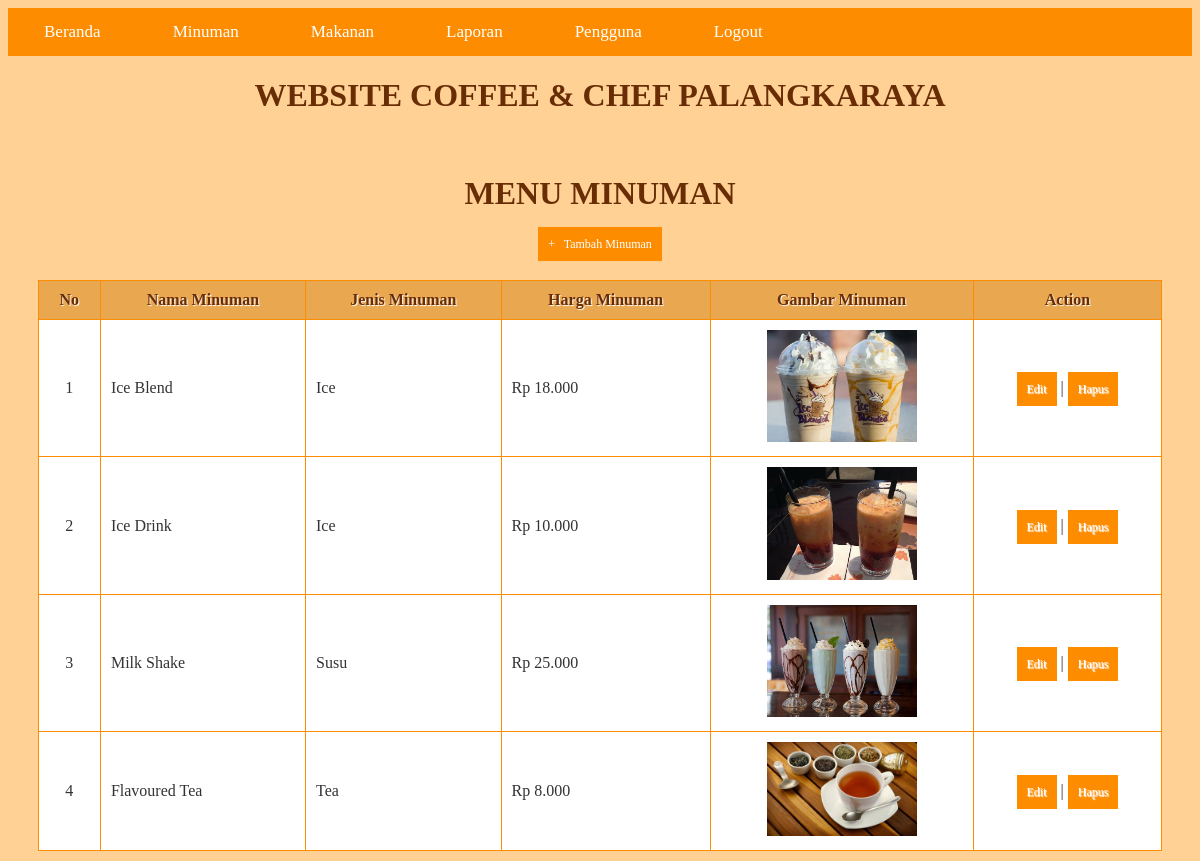
The page /Admin/Minuman/tampil_minuman.php (signed in) on the database its author committed.
### tables this page shows
CREATE TABLE `tabel_menu` (
  `id_menu` int(2) NOT NULL,
  `nama_menu` varchar(50) DEFAULT NULL,
  `kategori_menu` varchar(7) DEFAULT NULL,
  `jenis_menu` varchar(15) DEFAULT NULL,
  `harga_menu` int(9) DEFAULT NULL,
  `gambar_menu` varchar(500) DEFAULT NULL
);

### Admin/Minuman/tampil_minuman.php (the view, shortened to what this page needs)
<?php
  include('../../koneksi.php');
?>
<!DOCTYPE html>
<html>
  <head>
  </head>
  <body bgcolor = "#ffd194">
    <ul>
        <li><a href="../beranda.php">Beranda</a></li>
        <li><a href="tampil_minuman.php">Minuman</a></li>
        <li><a href="../Makanan/tampil_makanan.php">Makanan</a></li>
        <li><a href="../Laporan/tampil_laporan.php">Laporan</a></li>
        <li><a href="../Pengguna/tampil_pengguna.php">Pengguna</a></li>
        <li><a href="../../logout.php">Logout</a></li>
    </ul>
    <center><h1>Website Coffee & Chef Palangkaraya</h1><center>
    <br>
    <center><h1>Menu Minuman</h1><center>
    <center><a href="tambah_minuman.php">+ &nbsp; Tambah Minuman</a><center>
    <br/>
    <table bgcolor = "#ffffff">
      <thead>
        <tr style="margin: 0px auto">
          <th>No</th>
          <th>Nama Minuman</th>
          <th>Jenis Minuman</th>
          <th>Harga Minuman</th>
          <th>Gambar Minuman</th>
          <th>Action</th>
        </tr>
    </thead>
    <tbody>
      <?php
      $query = "SELECT * FROM tabel_menu WHERE kategori_menu='Minuman' ORDER BY id_menu ASC";
      $result = mysqli_query($koneksi, $query);
      $no = 1;
      while($row = mysqli_fetch_assoc($result))
      {
      ?>
       <tr>
          <td style="text-align:center"><?php echo $no; ?></td>
          <td><?php echo $row['nama_menu']; ?></td>
          <td><?php echo $row['jenis_menu']; ?></td>
          <td>Rp <?php echo number_format($row['harga_menu'],0,',','.'); ?></td>
          <td style="text-align: center"><img src="../../Gambar/<?php echo $row['gambar_menu']; ?>" style="width: 150px;"></td>
          <td style="text-align: center">
              <a href="edit_minuman.php?id_menu=<?php echo $row['id_menu']; ?>">Edit</a> |
              <a href="hapus_minuman.php?id_menu=<?php echo $row['id_menu']; ?>" onclick="return confirm('Anda yakin akan menghapus minuman ini?')">Hapus</a>
          </td>
      </tr>
      <?php
        $no++;
      }
      ?>
    </tbody>
    </table>
  </body>
</html>

### Admin/Minuman/tampil_minuman.php (style rules this page uses)
* { font-family: "Trebuchet MS"; }
h1 { text-transform: uppercase; color: #692d06 ; }
table { border: solid 1px #fe8c00; border-collapse: collapse; border-spacing: 0; width: 95%; margin: 10px auto 10px auto; }
table thead th { background-color: #e9a750; border: solid 1px #fe8c00; color: #692d06; padding: 10px; text-align: left; text-shadow: 1px 1px 1px #fff; text-decoration: none; text-align:center; }
table tbody td { border: solid 1px #fe8c00; color: #333; padding: 10px; text-shadow: 1px 1px 1px #fff; }
a { background-color: #fe8c00 ; color: #fff; padding: 10px; text-decoration: none; font-size: 12px; }
ul { list-style-type: none; margin: 0; padding: 0; overflow: hidden; background-color: #fe8c00; font-family: Arial, Helvetica, sans-serif; }
li { float: left; }
li a { display: block; color: white; text-align: center; padding: 14px 36px; text-decoration: none; font-size: 17px; }

### rows shown on the page
tabel_menu: nama_menu "Ice Blend", jenis_menu "Ice", harga_menu "18.000", gambar_menu (picture)
tabel_menu: nama_menu "Ice Drink", jenis_menu "Ice", harga_menu "10.000", gambar_menu (picture)
tabel_menu: nama_menu "Milk Shake", jenis_menu "Susu", harga_menu "25.000", gambar_menu (picture)
tabel_menu: nama_menu "Flavoured Tea", jenis_menu "Tea", harga_menu "8.000", gambar_menu (picture)
